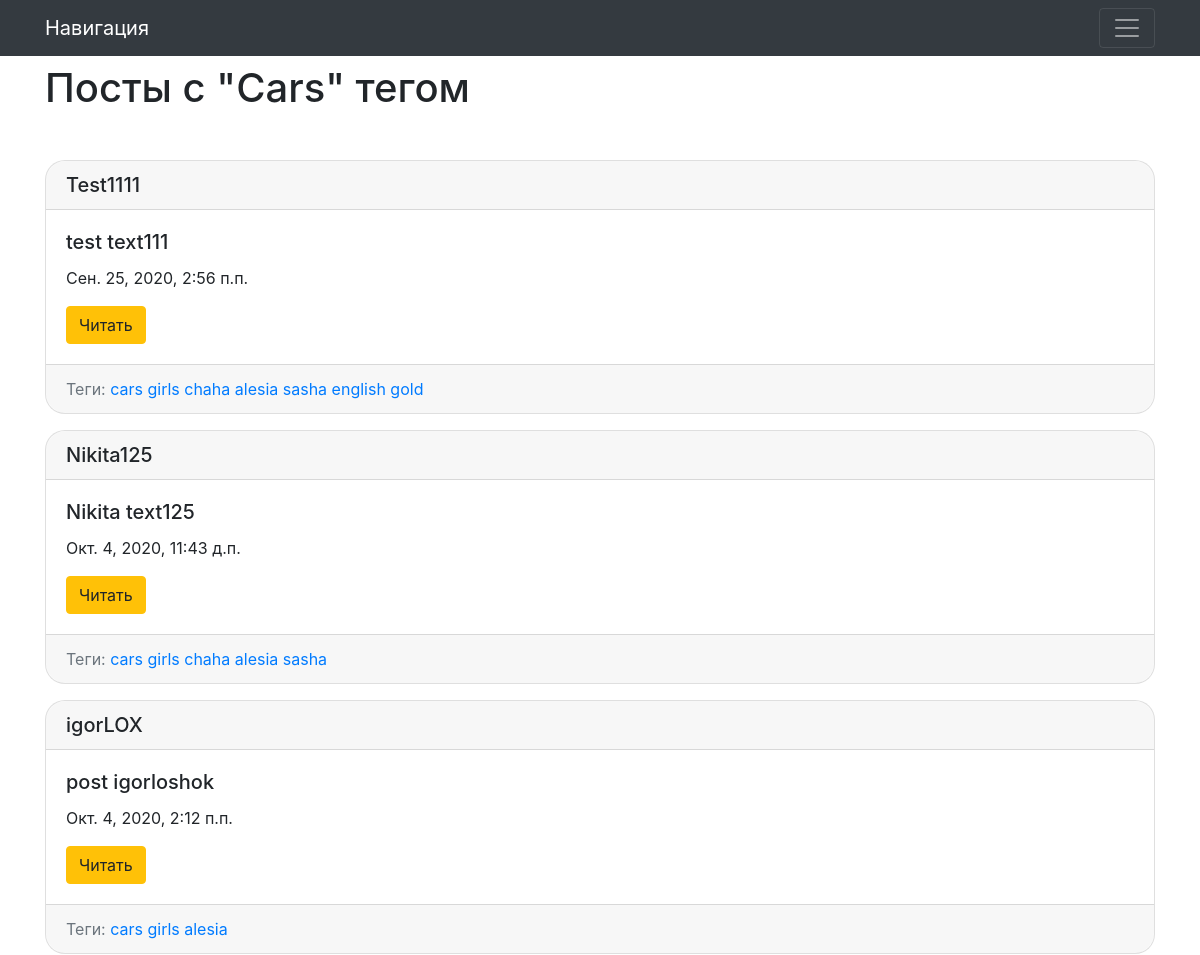
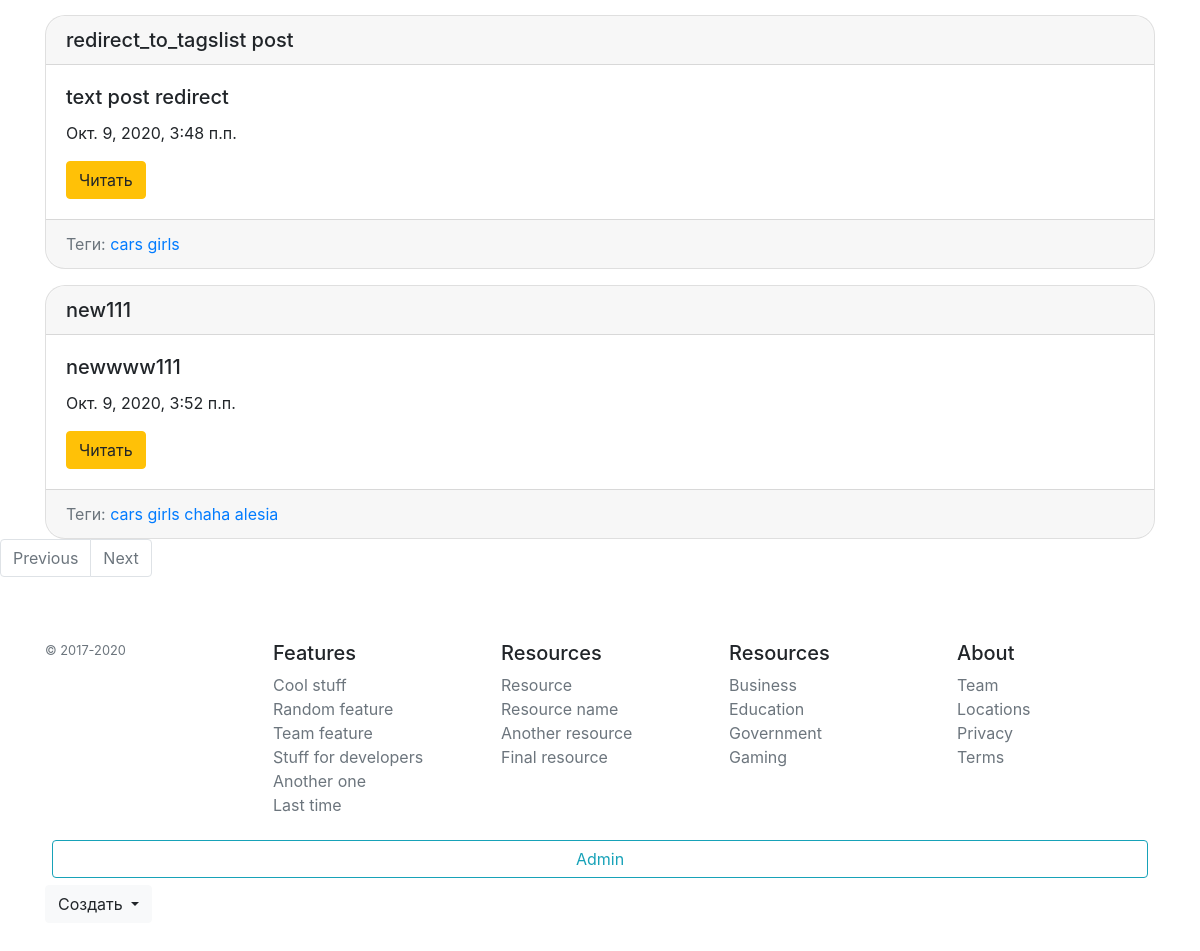
The app's page /blog/tags/cars/ with its own data (2 pictures, top to bottom).
### blog_site/models.py (models this page shows, shortened)
class Tag(models.Model):
    title = models.CharField(max_length=50, db_index=True, verbose_name='Название тега')
    slug = models.SlugField(max_length=50, unique=True, verbose_name='Ссылка')
    def get_absolute_url(self):
        return reverse('tag_detail_url', kwargs={'slug': self.slug})

class Post(models.Model):
    title = models.CharField(max_length=200, db_index=True, verbose_name='Заголовок')
    slug = models.SlugField(max_length=150, unique=True, verbose_name='Ссылка')
    body = models.TextField(blank=True, db_index=True, verbose_name='Тело поста')
    date_pubs = models.DateTimeField(auto_now_add=True)
    tags = models.ManyToManyField('Tag', blank=True, related_name='posts', verbose_name='Теги')
    def get_absolute_url(self):
        return reverse('post_detail_url', kwargs={'slug': self.slug})

### blog_site/views.py (the view)
# urls.py: path('tags/<str:slug>/', TagDetail.as_view(), name='tag_detail_url'),
class TagDetail(ObjectDetailMixin, View):
    model = Tag
    template = 'blog_site/tag_detail.html'

### blog_site/utils.py (called while the page is built)
    def get(self, request, slug):
        obj = get_object_or_404(self.model, slug__iexact=slug)
        context = {self.model.__name__.lower(): obj} #example 'post': post
        return render(request, self.template, context)

### blog_site/templates/blog_site/tag_detail.html (shortened to what this page needs)
{% extends 'base.html' %}
{% block content %}
  <div class="container">
    <h1 class="mb-5 mt-2">Посты с "{{ tag.title | title }}" тегом</h1>
  </div>
  {% for post in tag.posts.all %}
    {% include 'blog_site/includes/post_card.html' %}
  {% endfor %}
{% endblock %}

### templates/base.html (shortened to what this page needs)
{% load static %}
<!DOCTYPE html>
<html lang="en">
<head>
  <link rel="stylesheet" href="https://stackpath.bootstrapcdn.com/bootstrap/4.5.2/css/bootstrap.min.css">
  <link rel="stylesheet" type="text/css" href="{% static 'css/base.css' %}">
</head>
<body>
  <header>
  <nav class="navbar navbar-dark bg-dark">
    <div class="container">
    <a class="navbar-brand" href="#">Навигация</a>
    <button class="navbar-toggler" type="button" data-toggle="collapse" data-target="#navbarSupportedContent" aria-controls="navbarSupportedContent" aria-expanded="false" aria-label="Toggle navigation">
      <span class="navbar-toggler-icon"></span>
    </button>
  </div>
  </nav>
  </header>
  <section> {% block content %} {% endblock %}
      <nav aria-label="...">
          <ul class="pagination">
            <li class="page-item {% if not prev_url %} disabled {% endif %}">
              <a class="page-link" href="{{ prev_url }}" tabindex="-1" aria-disabled="true"> Previous </a>
            </li>
            <li class="page-item {% if not next_url %} disabled {% endif %}">
              <a class="page-link" href="{{ next_url }}"> Next </a>
            </li>
          </ul>
      </nav>
  </section>
  <footer class="container py-5">
  <div class="row">
    <div class="col-12 col-md">
      <small class="d-block mb-3 text-muted">&copy; 2017-2020</small>
    </div>
    <div class="col-6 col-md">
      <h5>Features</h5>
      <ul class="list-unstyled text-small">
        <li><a class="text-muted" href="#">Cool stuff</a></li>
        <li><a class="text-muted" href="#">Random feature</a></li>
        <li><a class="text-muted" href="#">Team feature</a></li>
        <li><a class="text-muted" href="#">Stuff for developers</a></li>
        <li><a class="text-muted" href="#">Another one</a></li>
        <li><a class="text-muted" href="#">Last time</a></li>
      </ul>
    </div>
    <div class="col-6 col-md">
      <h5>Resources</h5>
      <ul class="list-unstyled text-small">
        <li><a class="text-muted" href="#">Resource</a></li>
        <li><a class="text-muted" href="#">Resource name</a></li>
        <li><a class="text-muted" href="#">Another resource</a></li>
        <li><a class="text-muted" href="#">Final resource</a></li>
      </ul>
    </div>
    <div class="col-6 col-md">
      <h5>Resources</h5>
      <ul class="list-unstyled text-small">
        <li><a class="text-muted" href="#">Business</a></li>
        <li><a class="text-muted" href="#">Education</a></li>
        <li><a class="text-muted" href="#">Government</a></li>
        <li><a class="text-muted" href="#">Gaming</a></li>
      </ul>
    </div>
    <div class="col-6 col-md">
      <h5>About</h5>
      <ul class="list-unstyled text-small">
        <li><a class="text-muted" href="#">Team</a></li>
        <li><a class="text-muted" href="#">Locations</a></li>
        <li><a class="text-muted" href="#">Privacy</a></li>
        <li><a class="text-muted" href="#">Terms</a></li>
      </ul>
    </div>
  </div>
  <div class="admin-panel align-items-center">
    <a href="/admin" class="btn btn-outline-info"> Admin </a>
  {% block admin-panel %}
    <div class="btn-group">
      <button type="button" class="btn btn-light dropdown-toggle" data-toggle="dropdown" aria-haspopup="true" aria-expanded="false">
        Создать
      </button>
    </div>
  {% endblock %}
  </div>
</body>
</html>

### blog_site/templates/blog_site/includes/post_card.html
<div class="container">
  <div class="card mt-3" style="border-radius: 20px">
    <h5 class="card-header" style="border-top-left-radius: 20px; border-top-right-radius: 20px">{{ post.title }}</h5>
      <div class="card-body">
        <h5 class="card-title">{{ post.body |truncatewords:15 }}</h5>
        <p class="card-text">{{ post.date_pubs }}</p>
        <a href="{{ post.get_absolute_url }}" class="btn btn-warning">Читать</a>
      </div>
      <div class="card-footer text-muted" style="border-bottom-left-radius: 20px; border-bottom-right-radius: 20px">
        Теги:
        {% for tag in post.tags.all %}
          <a href="{{ tag.get_absolute_url }}">{{ tag.title }}</a>
        {% endfor %}
      </div>
  </div>
</div>

### static/css/base.css (style rules this page uses)
.admin-panel a { display: block; margin: 7px; }

### records on screen
Tag: title "Cars", title "cars"
Post: title "Test1111", body "test text111", date_pubs "Сен. 25, 2020, 2:56 п.п."
Tag: title "girls"
Tag: title "chaha"
Tag: title "alesia"
Tag: title "sasha"
Tag: title "english"
Tag: title "gold"
Post: title "Nikita125", body "Nikita text125", date_pubs "Окт. 4, 2020, 11:43 д.п."
Post: title "igorLOX", body "post igorloshok", date_pubs "Окт. 4, 2020, 2:12 п.п."
Post: title "redirect_to_tagslist post", body "text post redirect", date_pubs "Окт. 9, 2020, 3:48 п.п."
Post: title "new111", body "newwww111", date_pubs "Окт. 9, 2020, 3:52 п.п."
